Frame 1 (no input): blank canvas, image omitted
Frame 60 (no input): blank canvas, image omitted
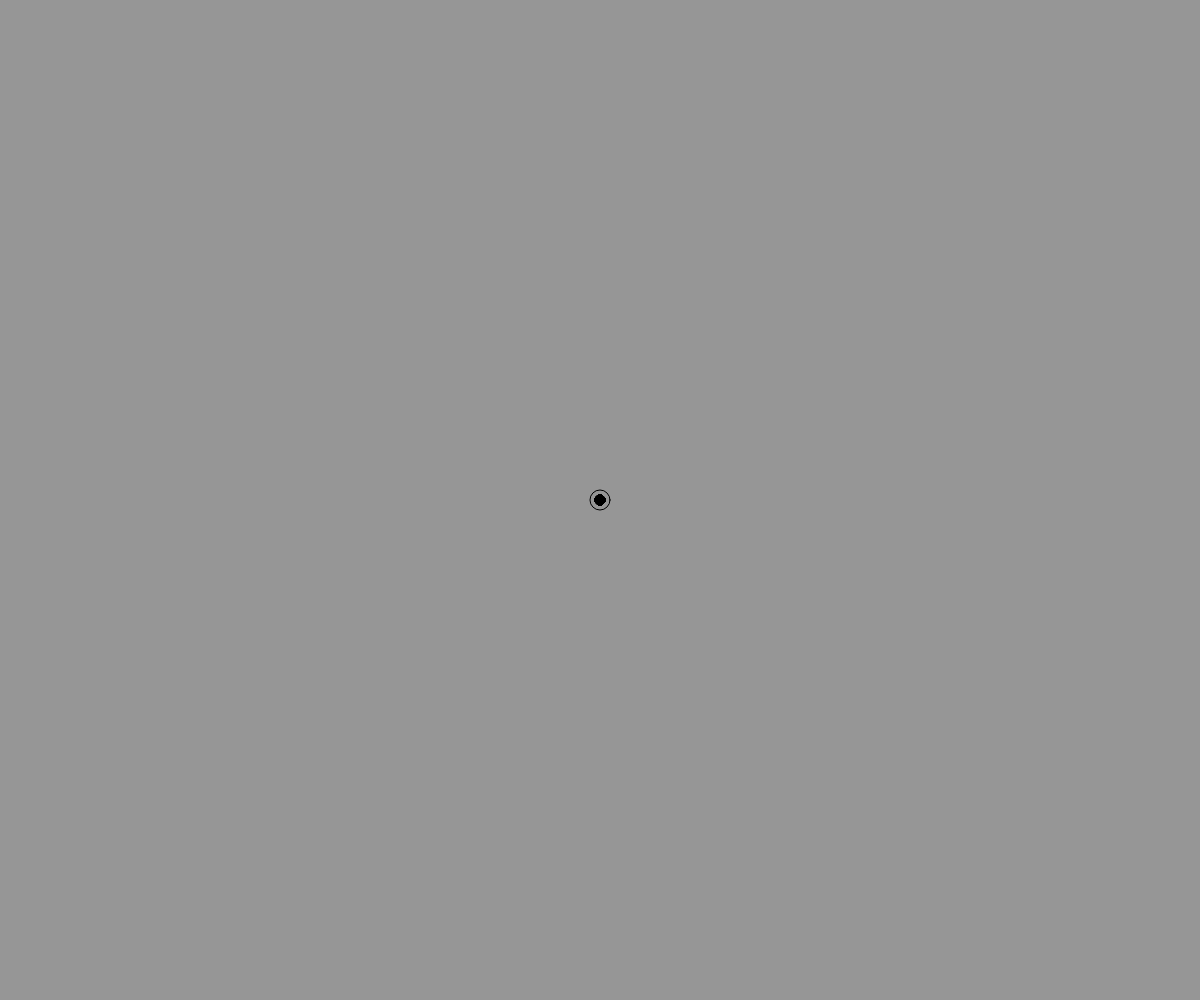
Frame 120 (the mouse pressed at the canvas centre since frame 60)

The p5.js sketch whose frames 1 and 60 were blank and that drew this single picture after the mouse press (run headless with seeded random() and noise() and a simulated clock; from frame 60 on, the mouse is pressed at the canvas centre):

// p5.js sketch
// ── sketch.js
function setup() {
  createCanvas(windowWidth, windowHeight);

}

var a = [];

function draw() {
  background(150);

  fill(150,150);
  ellipse(mouseX, mouseY, 20, 20);
  var vec = createVector(mouseX,mouseY);
  a.push(vec);

  if (a.length > 20) {
    a.splice(0,1 );
  }
  for (var i = 0; i < a.length; i++) {
    fill(0, 150);
    ellipse(a[i].x, a[i].y, 10, 10);
  }
}

function windowResized() {
  resizeCanvas(windowWidth, windowHeight);
}
